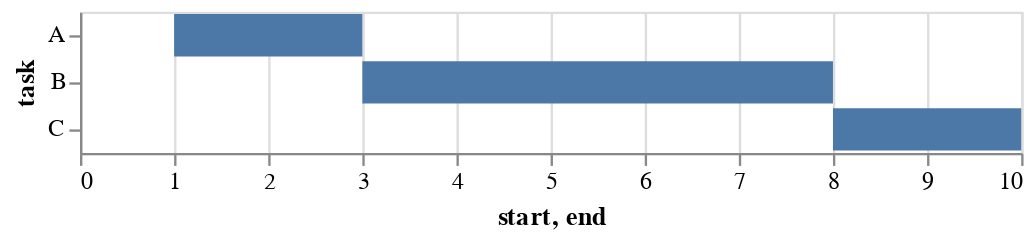

Notebook code for this chart:
### Code cell
import altair as alt
import pandas as pd

source = pd.DataFrame([
    {"task": "A", "start": 1, "end": 3},
    {"task": "B", "start": 3, "end": 8},
    {"task": "C", "start": 8, "end": 10}
])

alt.Chart(source).mark_bar().encode(
    x='start',
    x2='end',
    y='task'
)

### Figure 1 — Vega-Lite specification as saved in the notebook (floating-point values rounded to 4 significant figures)
{"config": {"view": {"continuousWidth": 400, "continuousHeight": 300}}, "data": {"name": "data-4492a6b5581ac40825aa8ece71020d8a"}, "mark": "bar", "encoding": {"x": {"type": "quantitative", "field": "start"}, "x2": {"field": "end"}, "y": {"type": "nominal", "field": "task"}}, "$schema": "https://vega.github.io/schema/vega-lite/v4.8.1.json", "datasets": {"data-4492a6b5581ac40825aa8ece71020d8a": [{"task": "A", "start": 1, "end": 3}, {"task": "B", "start": 3, "end": 8}, {"task": "C", "start": 8, "end": 10}]}}
